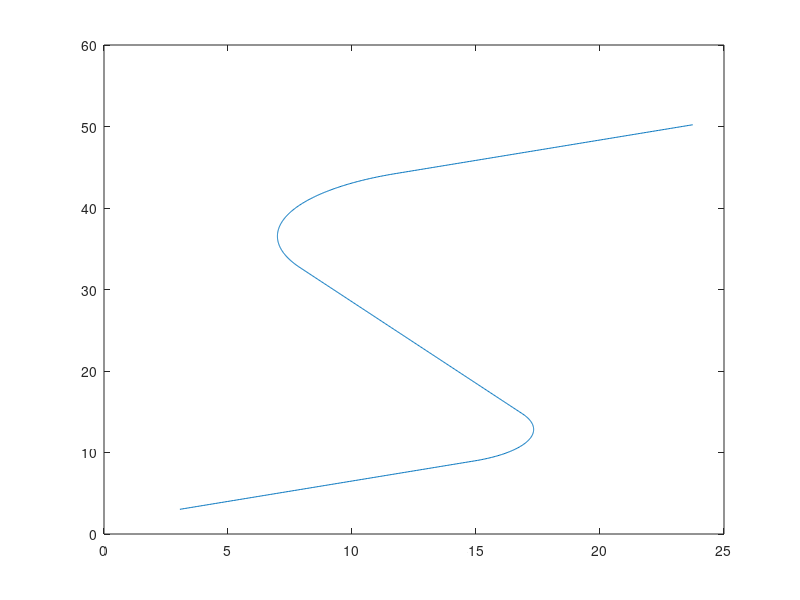
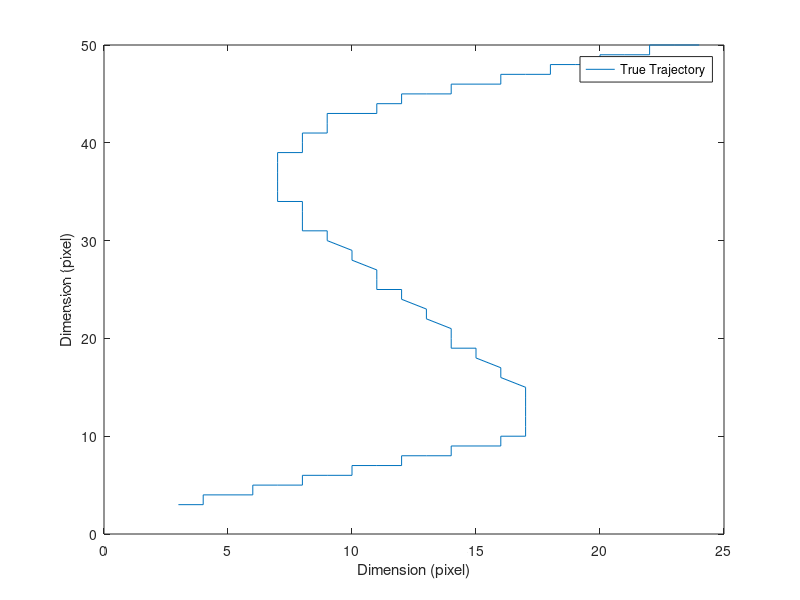

Reproduce these figures in MATLAB, in order.
close all;
clear all;
clc;
dt =.01; %
% Accelerations for the object
% first
a = zeros(1,1000);
    a(1,200:300)  =-(pi/2/101/dt );
    a(1,600:800)  = (pi/2/201/dt );
%% Straight
 % x = [3;3;4;4];

%% Curvy
 x = [3;3;6;3];
t = 0;
X = [];
T = [];
% for i=1:1500
    for i=1:1000
    F = [0 0 1 0;... % State transition matrix
        0 0  0 1;...
        0 0  0 a(i);...
        0 0 -a(i) 0];
    x = expm(F*dt)*x; %  State transition matrix (using matrix exponential) * the state
    t  = t + dt;
    X = [X x]; % Final state
    T = [T t];
end
figure;

plot(X(1,:),X(2,:)) % plot the position of the receiver path

hold on

X1=round(X);
figure
plot(X1(1,:),X1(2,:)) % round the position and plot the receiver path
xlabel('Dimension (pixel)')
ylabel('Dimension (pixel)')
legend('True Trajectory')
